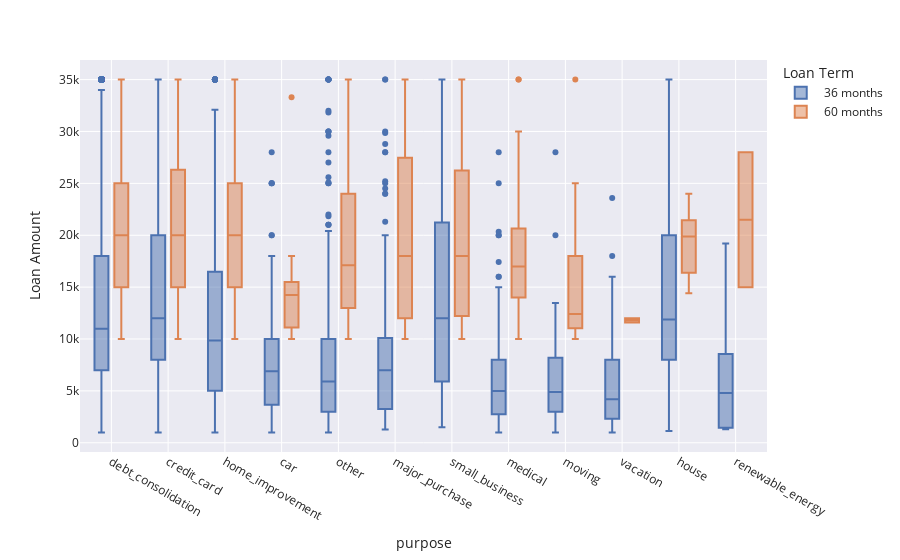

Notebook cell for this chart:
### Markdown cell above
<details>
  <summary>Double-click this markdown to show additional enhancement features</summary>
  
```python
	title="Loan Amount Distribution by Purpose",
    template='seaborn',
    labels={
        'purpose':'Loan Purpose',
        'loan_amount':'Loan Amount'
	}
```

</details>

### Code cell
# code here
px.box(
    loan_condition,
    x='purpose',
    y='loan_amount',
    color='term',
    template='seaborn',
    labels={
        'term':'Loan Term',
        'loan_amount':'Loan Amount',
        
    }
)

### Figure 1 — Plotly figure (JSON) as saved in the notebook; plotly's stock layout.template omitted (floating-point values rounded to 4 significant figures; data arrays with more than 128 entries replaced by an {"elided": "..."} marker saying what was removed)
{"data": [{"alignmentgroup": "True", "hovertemplate": "Loan Term= 36 months<br>purpose=%{x}<br>Loan Amount=%{y}<extra></extra>", "legendgroup": " 36 months", "marker": {"color": "rgb(76,114,176)"}, "name": " 36 months", "notched": false, "offsetgroup": " 36 months", "orientation": "v", "showlegend": true, "type": "box", "x": {"elided": "6455 str values"}, "x0": " ", "xaxis": "x", "y": {"elided": "6455 int values"}, "y0": " ", "yaxis": "y"}, {"alignmentgroup": "True", "hovertemplate": "Loan Term= 60 months<br>purpose=%{x}<br>Loan Amount=%{y}<extra></extra>", "legendgroup": " 60 months", "marker": {"color": "rgb(221,132,82)"}, "name": " 60 months", "notched": false, "offsetgroup": " 60 months", "orientation": "v", "showlegend": true, "type": "box", "x": {"elided": "3171 str values"}, "x0": " ", "xaxis": "x", "y": {"elided": "3171 int values"}, "y0": " ", "yaxis": "y"}], "layout": {"autosize": true, "boxmode": "group", "legend": {"title": {"text": "Loan Term"}, "tracegroupgap": 0}, "margin": {"t": 60}, "xaxis": {"anchor": "y", "autorange": true, "domain": [0, 1], "range": [-0.5413, 11.54], "title": {"text": "purpose"}, "type": "category"}, "yaxis": {"anchor": "x", "autorange": true, "domain": [0, 1], "range": [-888.9, 36890.0], "title": {"text": "Loan Amount"}, "type": "linear"}}}
